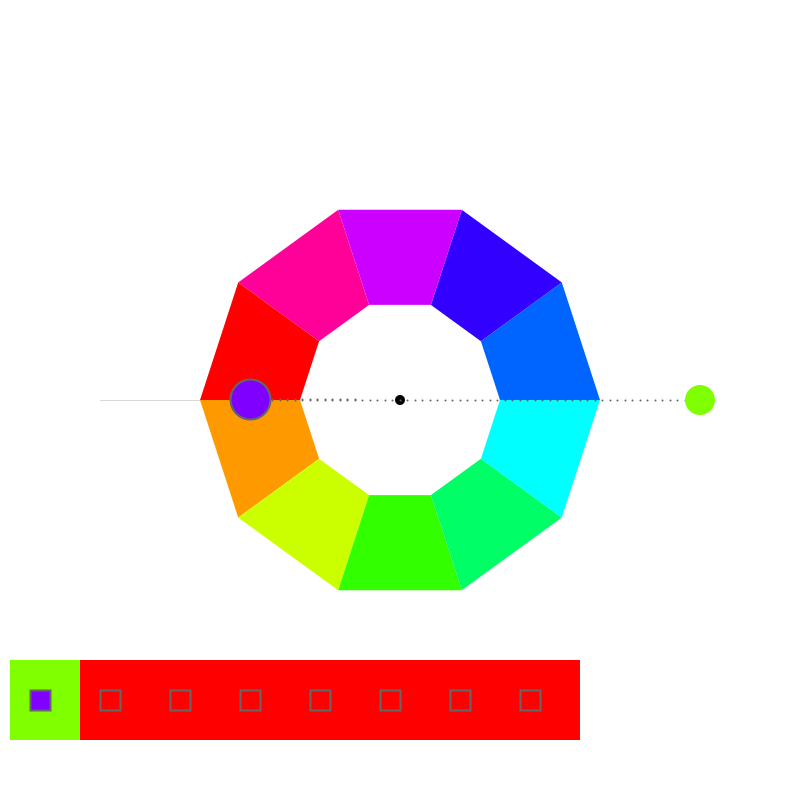
Frame 1 (no input)
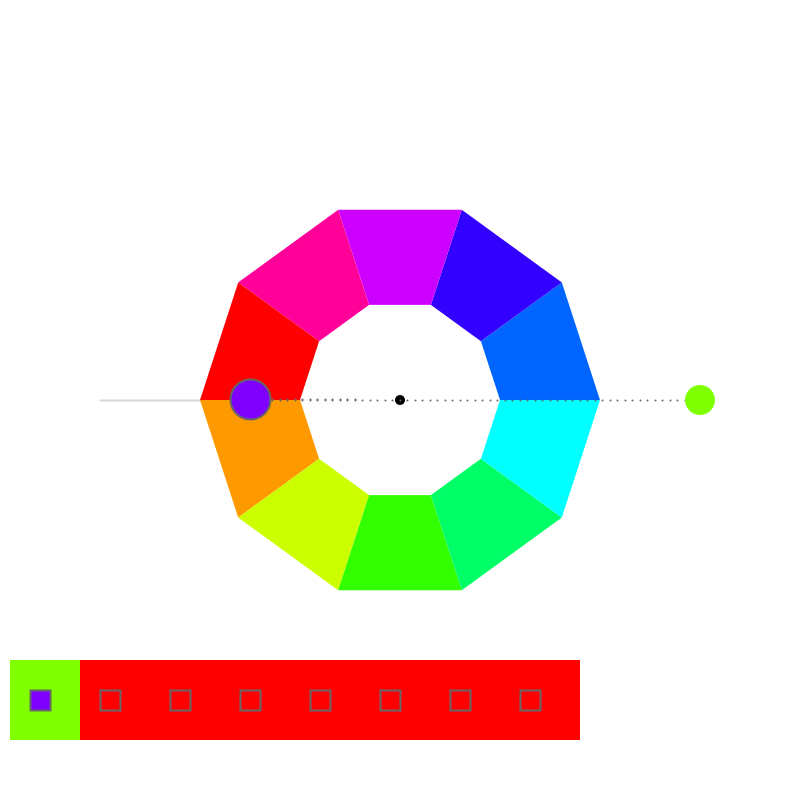
Frame 60 (the mouse pressed at the canvas centre just before this capture)
Frame 120 (the mouse held since frame 60 and released just before this capture): identical to frame 60, image omitted

The Processing sketch that drew these frames (run headless with seeded random() and noise(); from frame 60 on, the mouse is pressed at the canvas centre):

// Processing sketch: processing_154472
// ── processing_154472.pde

/*
 * Creative Coding
 * Week 4, 01 - an interactive colour wheel picker
 * by Indae Hwang and Jon McCormack
 * Copyright (c) 2014 Monash University
 *
 * This program draws an interactive colour selection wheel
 * Drag the colour circle around the hue wheel to change hue, change the distance
 * from the wheel to control brightness.
 *
 * Another colour circle is displayed showing the colour 180 degrees from the current colour
 * 
 */

// colourHandle: the user interface element to changing colours over the wheel
// It has a postion and a size
//
float colorHandleX;
float colorHandleY;
float handleSize = 30;

//create 2 arrays to hold the colours and number is the numer of options
float[] mainColor;
float[] compColor;
int num;


// counter
//this is the number times the mouse is clicked
int counter;


// boolean isLocked
// the state of handle: when the color handle is pressed, 
// color hand is locked–released as the left mouse button is released 
//
boolean isLocked = false;

// Wheel radius: inner and outer
//
float innerR = 100; // inner
float outerR = 200; // outer
float outerR2 = outerR * 1.5; // limit of the handle's "pull" range

// current and complementry colour
float hueValue = 90;
float brightValue = 100;
float complementryHue = 0;

void setup() {
  
  rectMode(CENTER); 
  
  //set up arrays
  num=8;
  counter=0;
  //initialise array
  mainColor= new float[num];
  compColor=new float[num];
  
  for (int i=0;i<num; i++){
    mainColor[i]=color(0,0,100);
    compColor[i]=color(0,0,100);
;
  }

  size(800, 800);
  colorMode(HSB, 360, 100, 100); // use HSB colour mode, H=0->360, S=0->100, B=0->100

    colorHandleX = width/2+300;
  colorHandleY = height/2;
}


void draw() {
  //Since were using HSB colour mode this clears the display window to white
  //         H  S  B
  background(0, 0, 100);

  // draw reference line at the 0/360 hue boundary
  stroke(0, 40);
  line(width/2 - innerR, height/2, width/2 - outerR2, height/2);

  //draw itten's color wheel - we'll use a QUAD_STRIP for this
  noStroke();
  beginShape(QUAD_STRIP);
  for (int i=0; i<=10; i++) {
    float angle = radians(36*i-90); // 10 x 36 degree steps
    fill(36*i, 100, 100);

    //outside(top)
    vertex(width/2 + outerR*sin(angle), height/2 + outerR*cos(angle) );
    //inside(down)
    vertex(width/2 + innerR*sin(angle), height/2 + innerR*cos(angle) );
  }
  endShape(CLOSE);


  // colour handle Position Update
  colorHandleUpdate();

  //draw dotted line from center to colorhandle
  dotLine(width/2, height/2, colorHandleX, colorHandleY, 40); 

  //draw color handle
  noStroke();
  fill(0);
  ellipse(width/2, height/2, 10, 10);
  //   H         S    B
  fill(hueValue, 100, brightValue);
  ellipse(colorHandleX, colorHandleY, handleSize, handleSize );
  
  //drwa square of the colour
    mainColor[counter]=hueValue;
  //  rect(50,600,40,40);
  // draw the boxes
    fill(0,100,brightValue);
  for(int i=0;i<num; i++){
    fill(mainColor[i],100,brightValue);
    rect(50+(i*70),700,80,80);
  }

  //complementry color for colorHandle (comHand)
  float angleComHand = map( atan2(colorHandleX-width/2, colorHandleY-height/2), -PI, PI, TWO_PI, 0) + HALF_PI;
  float radiusComeHand = 150;
  float comHandX = width/2  + radiusComeHand * cos(angleComHand);
  float comHandY = height/2 + radiusComeHand * sin(angleComHand);

  //dotline from center to comHand
  dotLine(width/2, height/2, comHandX, comHandY, 20); 

  complementryHue = calculateCompHue(hueValue);

  //println("hueValue: "+hueValue + " + "+"comhue: "+complementryHue);

  fill( complementryHue, 100, brightValue );
  ellipse(comHandX, comHandY, 40, 40);
  compColor[counter]=complementryHue;
  // draw a squae with the comp colour
  //rect(50+(counter*20),600,20,20);
  fill(0,100,brightValue);
   for(int i=0;i<num; i++){
    fill(compColor[i],100,brightValue);
    rect(40+(i*70),700,20,20);
  }
  
  
  
  
  
  
  
  
  
}

/*
 * calculateCompHue
 *
 * Calculates the complimentary hue from the hue supplied
 */
float calculateCompHue(float hueValue) {

  // Calculate complimentary color with hueValue
  // The complimentary colour should be 180 degrees opposite the selected colour
  if (hueValue >= 180 && hueValue < 360) {
    return hueValue-180;
  }
  else 
    return hueValue+180;
}


/*
 * colorHandleUpdate
 *
 * Updates the position and orientation of the colour handle based on
 * mouse position when left mouse button is pressed.
 */
void colorHandleUpdate() {

  // isLocked will be true if we pressed the mouse down while over the handle
  if (isLocked) {

    // calculate angle of handle based on mouse position
    // atan2 value is in the range from pi to -pi
    float angle = atan2(mouseY-height/2, mouseX-width/2  );
    float distance = dist(mouseX, mouseY, width/2, height/2);
    float radius = constrain(distance, outerR, outerR2); 
    colorHandleX = width/2  + radius * cos(angle);
    colorHandleY = height/2 + radius * sin(angle);

    hueValue = map (degrees(angle), -180, 180, 360, 0);

    // map distance from outer edge of the wheel to brightness
    brightValue = map(radius, outerR, outerR2, 0, 100);

    //Shape for the locked colorHandle 
    noStroke(); 
    fill(0, 0, 85);
    ellipse(colorHandleX, colorHandleY, handleSize+20, handleSize+20);
  }
}


/*
 * isWithinCircle
 * boolean function that returns true if the mouse is within the circle with centre (x,y) radius r
 */
boolean isWithinCircle(float x, float y, float r) {
  float dist = dist(mouseX, mouseY, x, y);
  return (dist <= r);
}

/*
 * dotLine
 * draw a dotted line from (x1,y1) to (x2,y2)
 */
void dotLine(float x1, float y1, float x2, float y2, int dotDetail) {

  for (int i=0; i<=dotDetail; i++) {
    float dotDetailFloat = (float) dotDetail;
    float dotX = lerp(x1, x2, i/dotDetailFloat);
    float dotY = lerp(y1, y2, i/dotDetailFloat);
    strokeWeight(2);
    stroke(0, 0, 40);
    point(dotX, dotY);
  }
}

/*
 * mousePressed
 * When mouse button is first pressed, check if the user has pressed over the colour handle
 * If so, set isLocked to true to lock manipulation of the handle
 *
 */
void mousePressed() {
  if (isWithinCircle(colorHandleX, colorHandleY, handleSize)) {
    isLocked = true;
  
  
  }
}

/*
 * mouseReleased
 * Unlock control of the handle
 *
 */
void mouseReleased() {
  isLocked = false;
    counter++;
}
